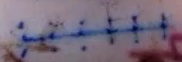
#> input picture cvat_dataset/images/default/SA_20211012-164802_incision_crop_0.jpg, 182 x 62 px
$ python main.py
#> lines starting #> are read from the running program, lines starting #| are printed output that depends on the picture; after the words box and inside, x2 and y2 are one past the last pixel; in counts of white or black regions, pixels touching at a corner belong together
import cv2
import numpy as np
import os


# Read image
PATH_TO_IMG = 'cvat_dataset/images/default/SA_20211012-164802_incision_crop_0.jpg'

image = cv2.imread(PATH_TO_IMG)
#> image is the input picture: shape (62, 182, 3); mean B, G, R 122.6, 105.5, 118.5

# Convert image to grayscale
gray = cv2.cvtColor(image, cv2.COLOR_BGR2GRAY)
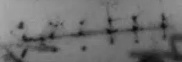
#> gray: shape (62, 182); min 11, max 168, mean 111.4

cv2.imwrite('rgb2gray.png', gray)


# Use canny edge detection
edges = cv2.Canny(gray,50,100,apertureSize=3)
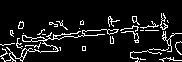
#> edges: shape (62, 182); 9.3% white in thin lines or dots, all inside (x1, y1, x2, y2) = (0, 13, 182, 62)
kernel = np.ones((1,2),np.uint8)
edges_morph = cv2.morphologyEx(edges, cv2.MORPH_OPEN, kernel)
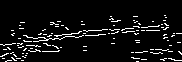
#> edges_morph: shape (62, 182); 6.8% white in thin lines or dots, all inside (x1, y1, x2, y2) = (0, 15, 182, 62)
kernel = np.ones((1,5),np.uint8)
edges_morph = cv2.morphologyEx(edges_morph, cv2.MORPH_OPEN, kernel)
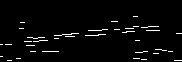
#> edges_morph: shape (62, 182); 3% white in thin lines or dots, all inside (x1, y1, x2, y2) = (0, 16, 182, 61)

edges_morph = cv2.dilate(edges_morph,kernel,iterations = 6)
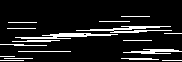
#> edges_morph: shape (62, 182); 11.1% white in thin lines or dots, all inside (x1, y1, x2, y2) = (0, 16, 182, 61)

kernel = np.ones((2,1),np.uint8)
edges_morph = cv2.erode(edges_morph,kernel,iterations = 1)
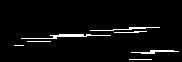
#> edges_morph: shape (62, 182); 3.9% white in thin lines or dots, all inside (x1, y1, x2, y2) = (14, 27, 179, 60)

cv2.imwrite('cannyFilter.png', edges_morph)

# Apply HoughLinesP method to
# to directly obtain line end points
lines_list = []
lines = cv2.HoughLinesP(
    edges,  # Input edge image
    20,  # Distance resolution in pixels
    np.pi / 180,  # Angle resolution in radians
    threshold=80,  # Min number of votes for valid line
    minLineLength=90,  # Min allowed length of line
    maxLineGap=20 # Max allowed gap between line for joining them
)
#> lines = None
print(lines)
#| None

# Iterate over points
#> (the run stopped early here; a loop or call above may not have finished)

$ run again, with cvat_dataset/images/default/SA_20211012-165505_incision_crop_0.jpg copied over cvat_dataset/images/default/SA_20211012-164802_incision_crop_0.jpg
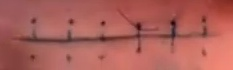
#> input picture cvat_dataset/images/default/SA_20211012-165505_incision_crop_0.jpg, 233 x 70 px
#> image is the input picture: shape (70, 233, 3); mean B, G, R 89.4, 95.8, 172.3
#> `edges = cv2.Canny(gray,50,100,apertureSize=3)`:
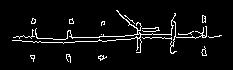
#> edges: shape (70, 233); 5.1% white in thin lines or dots, all inside (x1, y1, x2, y2) = (12, 10, 222, 63)
#> lines = [[45, 42, 175, 36]]
#| [[[ 45  42 175  36]]]
#> the loop `for points in lines:` made 1 pass
#> after the loop `for points in lines:`:
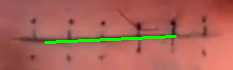
#> image: shape (70, 233, 3); 2.42% of pixels changed, all inside (x1, y1, x2, y2) = (44, 35, 177, 44)
#> after the loop `for points in lines:`: lines_list = [[(45, 42), (175, 36)]]

$ run again, with cvat_dataset/images/default/SA_20211012-191450_incision_crop_0.jpg copied over cvat_dataset/images/default/SA_20211012-164802_incision_crop_0.jpg
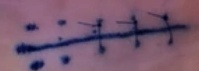
#> input picture cvat_dataset/images/default/SA_20211012-191450_incision_crop_0.jpg, 199 x 71 px
#> image is the input picture: shape (71, 199, 3); mean B, G, R 111.2, 88.8, 120.1
#> `edges = cv2.Canny(gray,50,100,apertureSize=3)`:
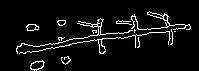
#> edges: shape (71, 199); 6% white in thin lines or dots, all inside (x1, y1, x2, y2) = (16, 11, 191, 71)
#> lines = [[98, 39, 189, 29]]
#| [[[ 98  39 189  29]]]
#> the loop `for points in lines:` made 1 pass
#> after the loop `for points in lines:`:
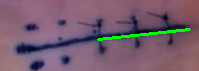
#> image: shape (71, 199, 3); 1.96% of pixels changed, all inside (x1, y1, x2, y2) = (97, 28, 191, 41)
#> after the loop `for points in lines:`: lines_list = [[(98, 39), (189, 29)]]

$ run again, with cvat_dataset/images/default/SA_20211104-131923_incision_crop_0.jpg copied over cvat_dataset/images/default/SA_20211012-164802_incision_crop_0.jpg
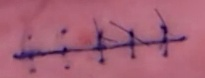
#> input picture cvat_dataset/images/default/SA_20211104-131923_incision_crop_0.jpg, 205 x 78 px
#> image is the input picture: shape (78, 205, 3); mean B, G, R 118, 96.8, 166.1
#> `edges = cv2.Canny(gray,50,100,apertureSize=3)`:
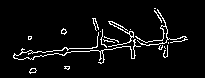
#> edges: shape (78, 205); 5.1% white in thin lines or dots, all inside (x1, y1, x2, y2) = (13, 8, 188, 74)
#> lines = [[22, 59, 166, 37], [60, 54, 167, 37]]
#| [[[ 22  59 166  37]]
#|  [[ 60  54 167  37]]]
#> the loop `for points in lines:` made 2 passes
#> after the loop `for points in lines:`:
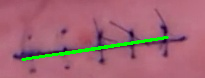
#> image: shape (78, 205, 3); 3.06% of pixels changed, all inside (x1, y1, x2, y2) = (21, 36, 169, 61)
#> after the loop `for points in lines:`: lines_list = [[(22, 59), (166, 37)], [(60, 54), (167, 37)]]
